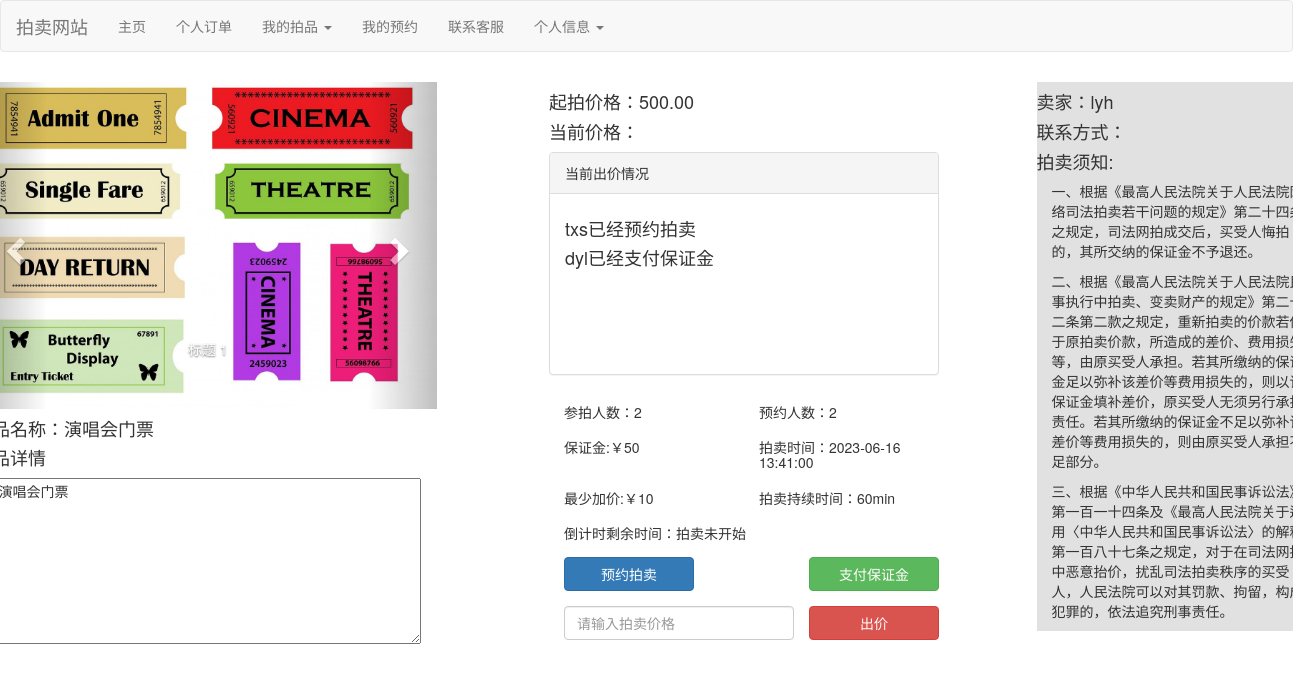
The page /auction/5/ (signed in) on the database as committed earlier.
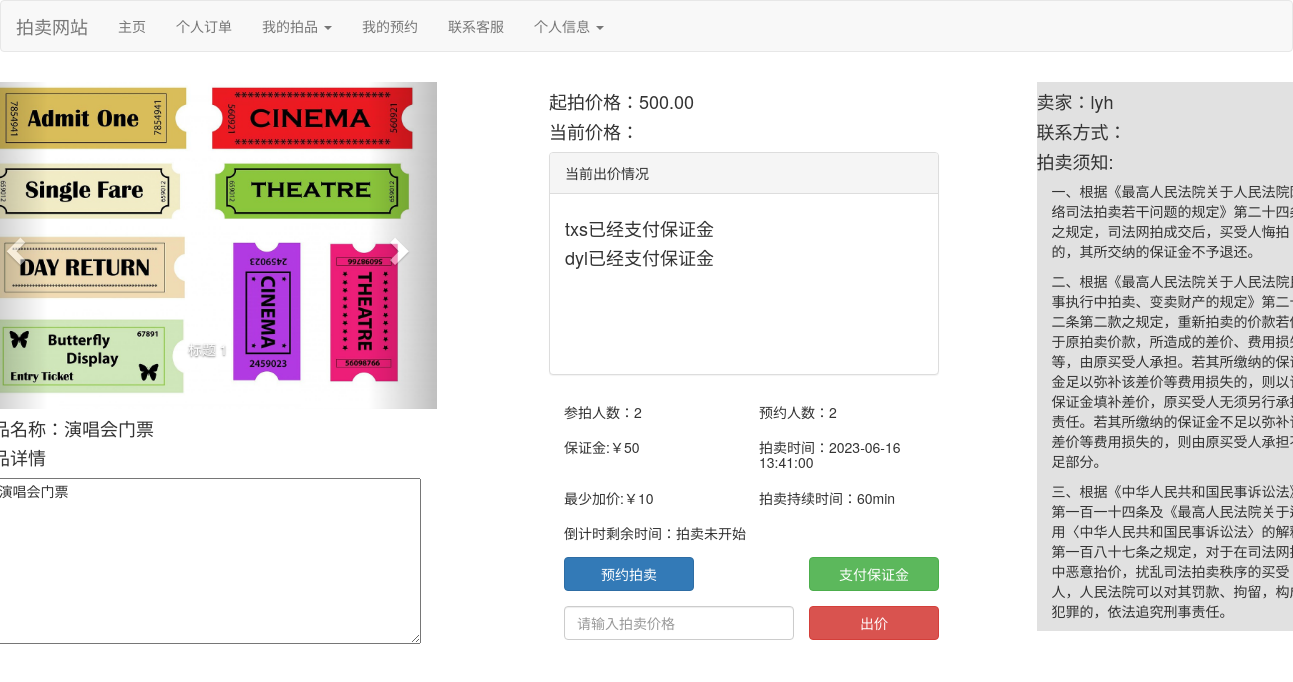
The same page on the database as committed later.
### auctions/models.py (models this page shows, shortened)
class Bidder(models.Model):
    user = models.ForeignKey(UserInfo, on_delete=models.CASCADE)
    auction_id = models.IntegerField(null=True)
    bid_amount = models.DecimalField(max_digits=8, decimal_places=2,null=True)
    if_pay_deposit = models.BooleanField(default=False)

### user_part/models.py (models this page shows, shortened)
class UserInfo(models.Model):
    user_name = models.CharField(max_length=20)
    user_pwd = models.CharField(max_length=40)
    user_email = models.CharField(max_length=40)
    user_rman = models.CharField(max_length=20, default='')
    user_address = models.CharField(max_length=100, default='')
    user_mnumber = models.CharField(max_length=6, default='')
    user_pnumber = models.CharField(max_length=11, default='')
    deposit_balance = models.IntegerField(default=0)
    last_login = models.DateTimeField(auto_now_add=True)

### user_part/decorator.py (the view)
    def wrapper(request, *args, **kw):
        if request.session.has_key('user_id'):
            return func(request, *args, **kw)
        else:
            messages.error(request, '请先登录')
            res = HttpResponseRedirect('/user/login/')
            res.set_cookie('url', request.get_full_path())
            return res

### auctions/models.py (called while the page is built)
    def get_bidders_count(self):
         return self.bidders.count()

    def get_reserve_count(self):
        return self.bidders.filter(if_pay_deposit=False).count()

### user_part/decorator.py (called while the page is built)
def login(func):
    def wrapper(request, *args, **kw):
        if request.session.has_key('user_id'):
            return func(request, *args, **kw)
        else:
            messages.error(request, '请先登录')
            res = HttpResponseRedirect('/user/login/')
            res.set_cookie('url', request.get_full_path())
            return res
    return wrapper

### templates/auctions/detail.html (shortened to what the changed rows need)
<!DOCTYPE html>
<html>
<head>
	<link rel="stylesheet" href="https://cdn.staticfile.org/twitter-bootstrap/3.3.7/css/bootstrap.min.css">
</head>
<body>
	<div class="container">
		<div class="row">
			<div class="col-md-4">
				<div class="row">
					<div class="panel panel-default">
						<div class="panel-body border" style="height: 180px;">
							{% if bidder_count != 0 %}
							{% for each in bidder_list %}
							{% if each.bid_amount == 0 %} <h4>{{ each.user.user_name }}已经支付保证金</h4>
							{% elif each.bid_amount == -1%}
							<h4>{{ each.user.user_name }}已经预约拍卖</h4>
							{% else %}
							<h4>{{ each.user.user_name }}出价￥{{ each.bid_amount }}</h4>
							{% endif %}
							{% endfor %}
							{% else %}
							<h4>当前无人参与拍卖</h4>
							{% endif %}
						</div>
					</div>
				</div>
			</div>
		</div>
	</div>
</body>
</html>

Rows that differ between the two databases and show on the page:
changed Bidder "txs": bid_amount "已经预约拍卖" → "已经支付保证金"
